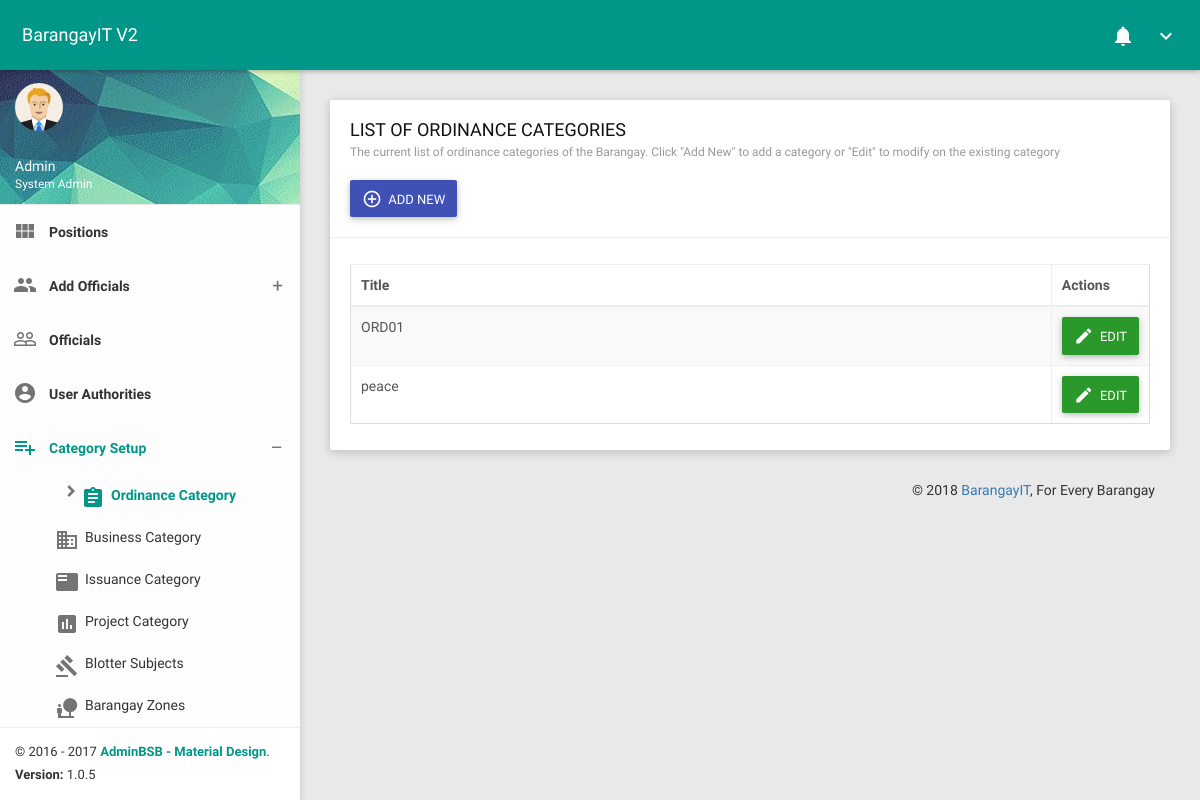
Before: /AdCategoryOrdinance.php with the older database file.
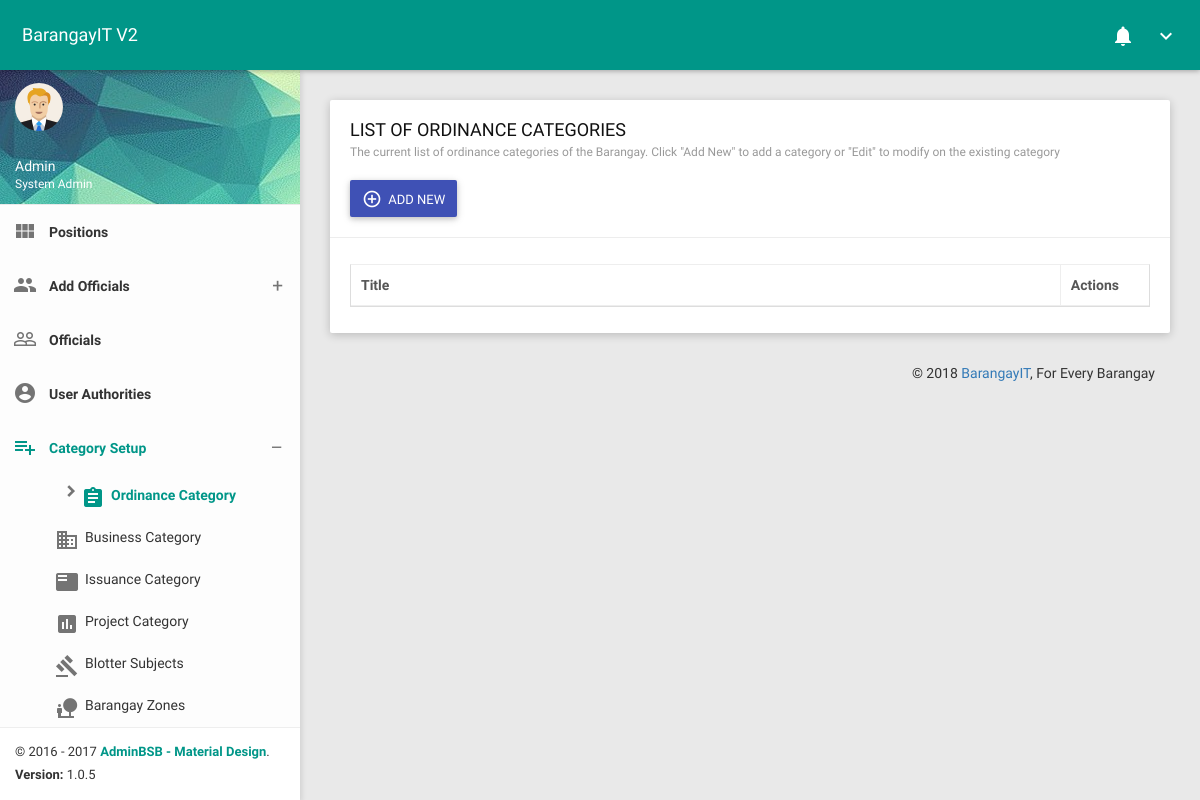
After: the same page with the newer database file.
### tables this page shows
CREATE TABLE IF NOT EXISTS `bitdb_r_ordinancecategory` (
  `OrdCategoryID` int(11) NOT NULL AUTO_INCREMENT,
  `OrdinanceTitle` varchar(200) NOT NULL,
  PRIMARY KEY (`OrdCategoryID`)
);

### AdCategoryOrdinance.php (the view, shortened to what this page needs)
<?php
    include('head.php');
    include('AdminNavbar.php');
?>
<section class="content">
    <div class="container-fluid">
        <div class="row clearfix">
            <div class="col-lg-12 col-md-12 col-sm-12 col-xs-12">
                <div class="card">
                    <div class="header">
                        <h2>
                            LIST OF ORDINANCE CATEGORIES
                            <small>The current list of ordinance categories of the Barangay. Click "Add New" to add a category or "Edit" to modify on the existing category</small>
                        </h2>
                        <br/>
                        <button type="button" class="btn bg-indigo waves-effect" data-toggle="modal" data-target="#addOrdiCatModal">
                            <i class="material-icons">add_circle_outline</i>
                            <span>ADD NEW</span>
                        </button>
                    </div>
                    <div class="body">
                        <div class="table-responsive">
                            <table class="table table-bordered table-striped table-hover js-basic-example dataTable">
                                <thead>
                                    <tr>
                                        <th>Title</th>
                                        <th style="width: 15px; ">Actions</th>
                                    </tr>
                                </thead>
                                <tbody>
                                    <?php
                                    include_once('dbconn.php');
                                    $OrdCatSQL = "SELECT * FROM bitdb_r_ordinancecategory";
                                    $OrdCatQuery = mysqli_query($bitMysqli,$OrdCatSQL) or die(mysqli_error($bitMysqli));
                                    if (mysqli_num_rows($OrdCatQuery) > 0)
                                    {
                                        while($row = mysqli_fetch_assoc($OrdCatQuery))
                                                {
                                                    $OrdID = $row['OrdCategoryID'];
                                                    $OrdTitle = $row['OrdinanceTitle'];
                                                    echo
                                                    '<tr>
                                                        <td class="hide">'.$OrdID.'</td>
                                                        <td>'.$OrdTitle.'</td>
                                                        <td>
                                                            <button type="button" class="btn btn-success waves-effect editCatOrd" data-toggle="modal" data-target="#editOrdiCatModal">
                                                                <i class="material-icons">mode_edit</i>
                                                                <span>EDIT</span>
                                                            </button>
                                                        </td>
                                                    </tr>';
                                                }
                                    }
                                    ?>
                                </tbody>
                            </table>
                        </div>
                    </div>
                </div>
            </div>
        </div>
        <?php include('footer.php'); ?>

Changed rows visible on the page:
removed bitdb_r_ordinancecategory: OrdinanceTitle "ORD01"
removed bitdb_r_ordinancecategory: OrdinanceTitle "peace"
